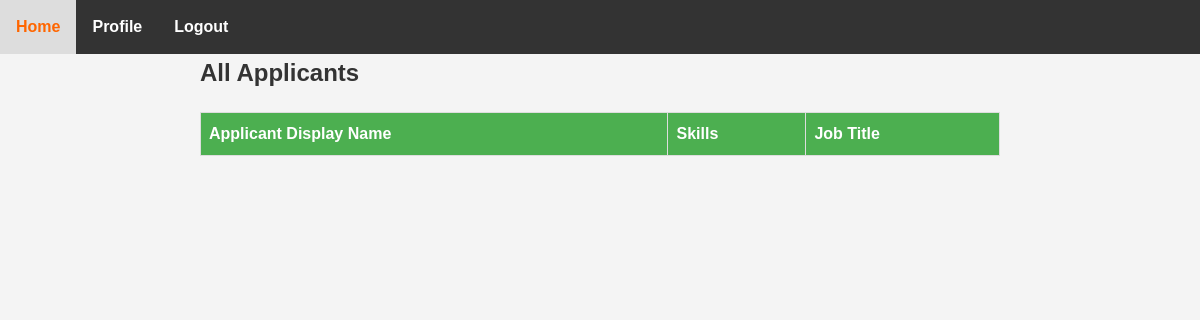
/jobApplicationPage/, run on an earlier commit of the app's database.
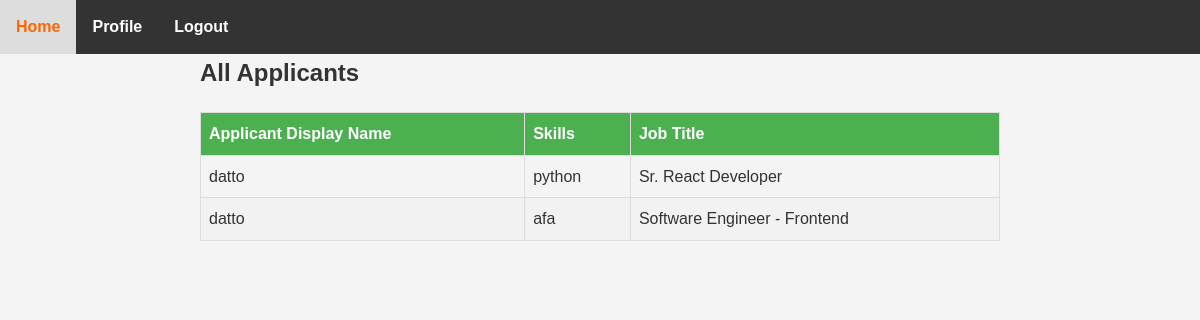
And on a later commit of the database.
### myApp/models.py (models this page shows, shortened)
class ApplyModel(models.Model):
    job = models.ForeignKey(Job_Model, on_delete=models.CASCADE, related_name='applications')
    applicant = models.ForeignKey(Custom_User, on_delete=models.CASCADE)
    applied_at = models.DateTimeField(auto_now_add=True)
    skills = models.CharField(max_length=255, blank=True, null=True)
    resume = models.FileField(upload_to='resumes/', blank=True, null=True)

class Custom_User(AbstractUser):
    USER=[
        ('recruiter','Recruiter'),('jobseeker','JobSeeker')
    ]
    display_name=models.CharField(max_length=100)
    email=models.EmailField(unique=True)
    password=models.CharField(max_length=100)
    confirm_password=models.CharField(max_length=100)
    user_type=models.CharField(choices=USER,max_length=120)

class Job_Model(models.Model):
    job_title = models.CharField(max_length=255)
    company = models.CharField(max_length=255)
    location = models.CharField(max_length=255)
    description = models.TextField()
    created_at = models.DateTimeField(auto_now_add=True,null=True)
    created_by = models.ForeignKey(Custom_User, on_delete=models.CASCADE)

### myProject/views.py (the view)
# urls.py: path('jobApplicationPage/',jobApplicationPage,name='jobApplicationPage'),
def jobApplicationPage(request):
    applicants = ApplyModel.objects.all()
    context = {
        'applicants': applicants,
    }
    return render(request,'Recruiter/jobApplicationPage.html',context)

### Template/Recruiter/jobApplicationPage.html (shortened to what this page needs)
{% extends "Recruiter/dashboard.html" %}
{% block content %}
  <div class="container">
    <h2>All Applicants</h2>
    <table class="applicant-table">
      <thead>
        <tr>
          <th>Applicant Display Name</th>
          <th>Skills</th>
          <th>Job Title</th>
        </tr>
      </thead>
      <tbody>
        {% for applicant in applicants %}
          <tr>
            <td>{{ applicant.applicant.display_name }}</td>
            <td>{{ applicant.skills }}</td>
            <td>{{ applicant.job.job_title }}</td>
          </tr>
        {% endfor %}
      </tbody>
    </table>
  </div>
{% endblock content %}

What changed in the data, as far as the page shows it:
added ApplyModel: applicant.display_name "datto", skills "python", job.job_title "Sr. React Developer"
added ApplyModel: applicant.display_name "datto", skills "afa", job.job_title "Software Engineer - Frontend"
